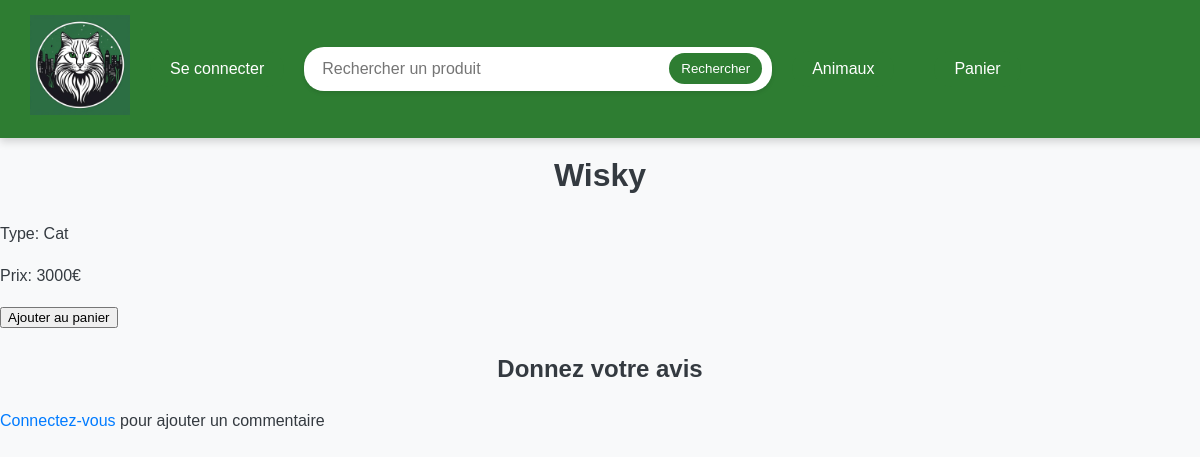
The app's page /fiche_produit.php?idAnimals=1, older data.
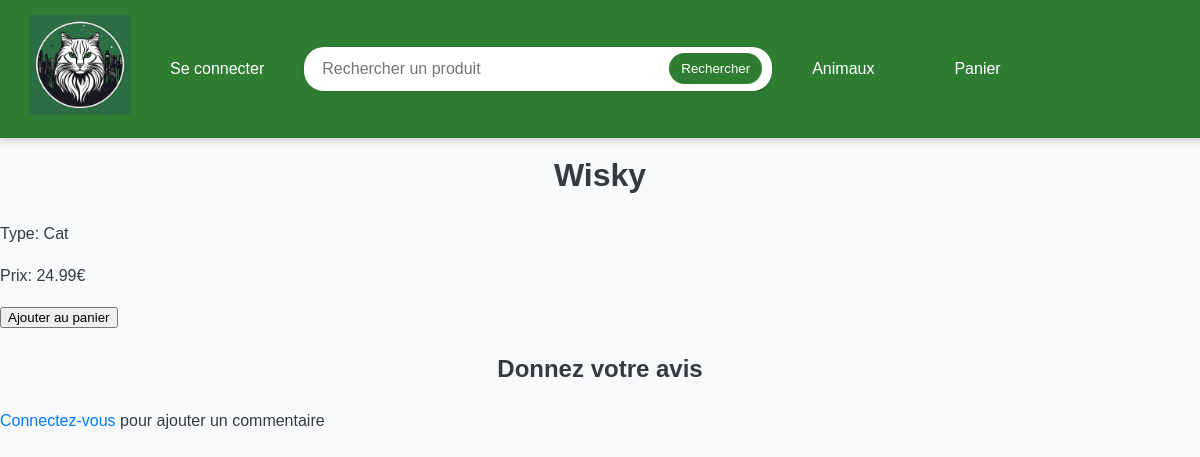
The same page, newer data.
### tables this page shows
CREATE TABLE `animals` (
  `idAnimals` int(100) NOT NULL AUTO_INCREMENT,
  `nameAnimals` varchar(100) NOT NULL,
  `typeAnimals` varchar(100) NOT NULL,
  `weightAnimals` varchar(100) NOT NULL,
  `colorAnimals` varchar(100) NOT NULL,
  `priceAnimals` decimal(5,2) NOT NULL,
  PRIMARY KEY (`idAnimals`)
);

### fiche_produit.php (the view, shortened to what this page needs)
<?php
$servername = "localhost";
$dbname = "e_commerce_project";
$dbusername = "root";
$dbpassword = "";
try {
    $conn = new PDO("mysql:host=$servername;dbname=$dbname", $dbusername, $dbpassword);
    $conn->setAttribute(PDO::ATTR_ERRMODE, PDO::ERRMODE_EXCEPTION);
    $animals = null;
    if (isset($_GET['idAnimals'])) {
        $id = (int) $_GET['idAnimals'];
        $stmt = $conn->prepare("SELECT * FROM animals WHERE idAnimals = :idAnimals");
        $stmt->execute(['idAnimals' => $id]);
        $animals = $stmt->fetch(PDO::FETCH_ASSOC);
    }
} catch (\PDOException $e) {
    die("Erreur de connexion : " . $e->getMessage());
}
?>
<!doctype html>
<html lang="fr">
<head>
    <link rel="stylesheet" href="style/store.css">
</head>
<body>
<div class="navbar">
    <?php include 'navbar.php'; ?>
</div>
<h1 class="product-title"><?php echo htmlspecialchars($animals['nameAnimals']); ?></h1>
<p>Type: <?php echo htmlspecialchars($animals['typeAnimals']); ?></p>
<p>Prix: <?php echo htmlspecialchars($animals['priceAnimals']); ?>€</p>
<form method="post" action="cart.php">
    <button type="submit" name="add_to_cart">Ajouter au panier</button>
</form>
<h2>Donnez votre avis</h2>
<?php if (isset($_SESSION['firstname'])): ?>
    <form action="" method="post">
        <label>Commentaire :</label>
        <textarea name="comment" required></textarea>
        <input type="hidden" name="note" id="note" value="0">
        <div class="star-rating">
            <?php for ($i = 1; $i <= 5; $i++): ?>
                <span class="star" data-note="<?php echo $i; ?>">★</span>
            <?php endfor; ?>
        </div>
        <button type="submit" name="add_comment">Ajouter un commentaire</button>
    </form>
<?php else: ?>
    <p><a href="connexion.php">Connectez-vous</a> pour ajouter un commentaire</p>
<?php endif; ?>
</body>
</html>

Row changes from the older to the newer data that the page shows:
changed animals "Wisky": priceAnimals "3000" → "24.99"
